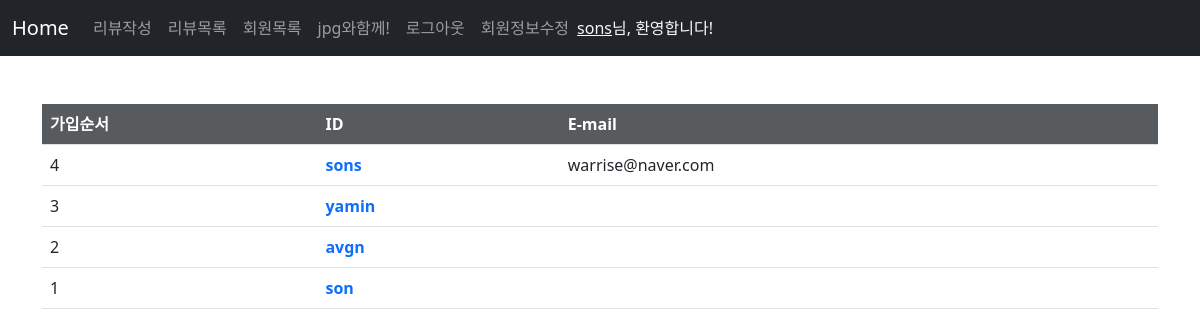
Screenshot of /accounts/ (signed in) with the database file from the repository.
### accounts/models.py (models this page shows)
class User(AbstractUser):
    pass

### accounts/views.py (the view)
# urls.py: path("", views.index, name="index"),
def index(request):
    accounts = get_user_model().objects.order_by("-pk")
    context = {"accounts": accounts}
    return render(request, "accounts/index.html", context)

### accounts/templates/accounts/index.html (shortened to what this page needs)
{% extends 'base.html' %}
{% load django_bootstrap5 %}
{% block content %}
<div class="container">
  <table class="table my-5">
    <thead class="text-white">
      <tr class="opacity-75 bg-dark">
        <th scope="col">가입순서</th>
        <th scope="col">ID</th>
        <th scope="col">E-mail</th>
      </tr>
    </thead>
    <tbody>
      {% for i in accounts %}
      <tr>
        <td>{{ i.pk }}</td>
        <th scope="row">
          <a href="{% url 'accounts:detail' i.pk %}" class="text-decoration-none">{{ i.username }}</a>
        </th>
        <td>{{ i.email }}</td>
      </tr>
      {% endfor %}
    </tbody>
  </table>
</div>
{% endblock %}

### templates/base.html (shortened to what this page needs)
{% load static %}
<!DOCTYPE html>
<html lang="en">
<head>
  <link href="https://cdn.jsdelivr.net/npm/bootstrap@5.2.2/dist/css/bootstrap.min.css" rel="stylesheet"
>
  <link rel="stylesheet" href="https://cdn.jsdelivr.net/npm/bootstrap-icons@1.9.1/font/bootstrap-icons.css">
  <link rel="stylesheet" href="{% static 'css/style.css' %}" type="text/css">
</head>
<body>
  <link rel="stylesheet" href="https://cdnjs.cloudflare.com/ajax/libs/animate.css/4.1.1/animate.min.css" />
  {% block nav %}
  <nav class="navbar navbar-expand-lg navbar-dark bg-dark">
    <div class="container-fluid">
      <a class="navbar-brand" href="{% url 'review:review' %}">Home</a>
      <div class="collapse navbar-collapse" id="navbarNav">
        <ul class="navbar-nav">
          <li class="nav-item">
            <a class="nav-link" href="{% url 'review:create' %}">리뷰작성</a>
          </li>
        </ul>
        <ul class="navbar-nav">
          <li class="nav-item">
            <a class="nav-link" href="{% url 'review:index' %}">리뷰목록</a>
          </li>
        </ul>
        <ul class="navbar-nav">
          <li class="nav-item">
            <a class="nav-link" href="{% url 'accounts:index' %}">회원목록</a>
          </li>
        </ul>
        <ul class="navbar-nav">
          <li class="nav-item">
            <a class="nav-link" href="{% url 'articles:index' %}">jpg와함께!</a>
          </li>
        </ul>
        <ul class="navbar-nav">
          {% if request.user.is_authenticated %}
          <li class="nav-item">
            <a class="nav-link" href="{% url 'accounts:logout' %}">로그아웃</a>
          </li>
          <li class="nav-item">
            <a class="nav-link" href="{% url 'accounts:update' %}">회원정보수정</a>
          </li>
        </ul>
        <div class="d-flex">
          <span class="text-light"><a class="text-light" href="{% url 'accounts:detail' user.pk %}">
              {{ user }}</a>님, 환영합니다!
          </span>
        </div>
        {% endif %}
      </div>
    </div>
  </nav>
  {% endblock nav %}
  {% block content %}{% endblock %}
</body>
</html>

### rows the page displays
User: username "sons", pk "4", email "warrise@naver.com"
User: pk "3", username "yamin"
User: pk "2", username "avgn"
User: pk "1", username "son"
